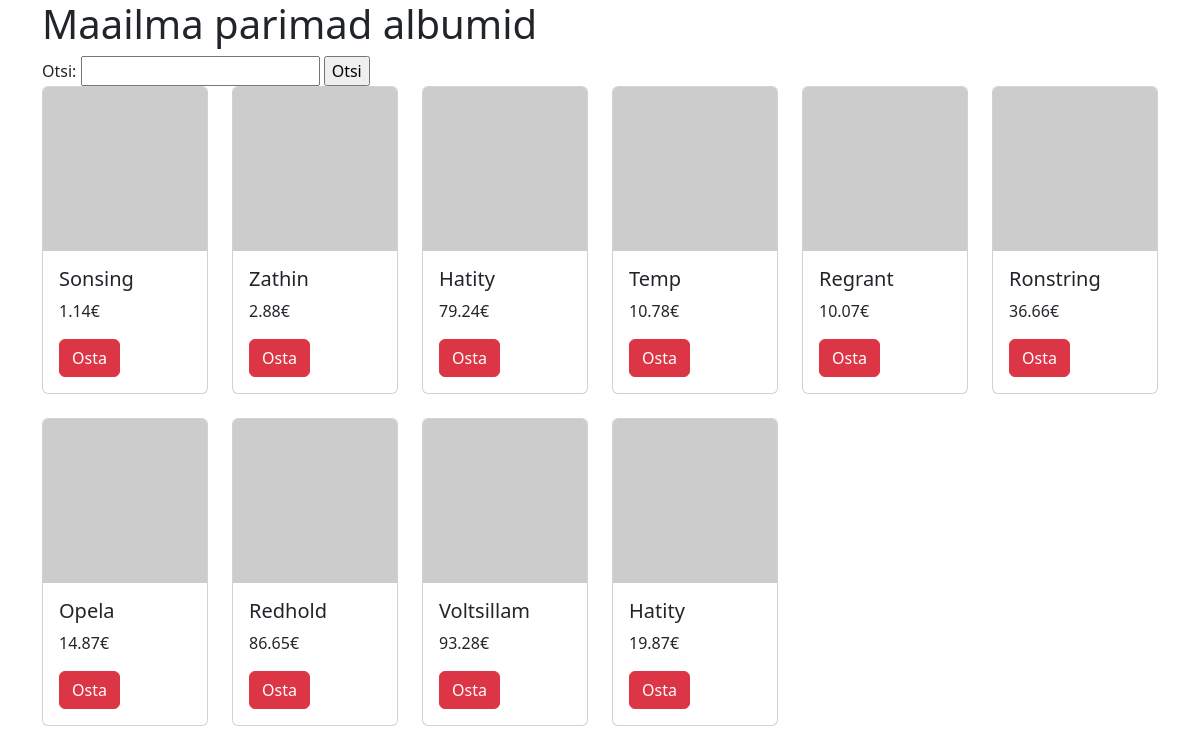
The page / on the database its author committed.
### tables this page shows
CREATE TABLE `albumid` (
  `id` int(10) NOT NULL,
  `artist` varchar(255) NOT NULL,
  `album` varchar(255) NOT NULL,
  `aasta` year(4) NOT NULL,
  `hind` decimal(6,2) NOT NULL
);

### index.php (the view, shortened to what this page needs)
<?php include ("config.php"); ?>
<!doctype html>
<html lang="et">
  <head>
    <link href="https://cdn.jsdelivr.net/npm/bootstrap@5.3.3/dist/css/bootstrap.min.css" rel="stylesheet">
  </head>
  <body>
    <div class="container">
    <h1>Maailma parimad albumid</h1>
    <form action="#" method="get">
    Otsi: <input type="text" name="s">
    <input type="submit" value="Otsi">
    </form>
    <div class="row row-cols-1 row-cols-md-6 g-4">
<?php
 if (isset ($_GET ["s"])){
    $s = $_GET ["s"];
    $paring = 'SELECT album, hind FROM albumid WHERE album LIKE "%'. $s. '%"';
 } else {
    $paring = " SELECT album, hind FROM albumid ORDER BY artist ASC LIMIT 10";
}
     $valjund = mysqli_query ($yhendus, $paring);
     while ($rida = mysqli_fetch_assoc ($valjund)){
      echo '
      <div class="col">
    <div class="card">
    <img src= "https://picsum.photos/400/400" alt= "pildike"
      <img src="..." class="card-img-top" alt="...">
      <div class="card-body">
        <h5 class="card-title">'.$rida ['album'].'</h5>
        <p class="card-text"> '.$rida ['hind'].'€</p>
        <a href="#" class= "btn btn-danger"> Osta </a>
      </div>
    </div>
  </div>
        ';
     }
?>
</div>
</div>
  </body>
</html>

### rows shown on the page
albumid: album "Sonsing", hind "1.14"
albumid: album "Zathin", hind "2.88"
albumid: album "Hatity", hind "79.24"
albumid: album "Temp", hind "10.78"
albumid: album "Regrant", hind "10.07"
albumid: album "Ronstring", hind "36.66"
albumid: album "Opela", hind "14.87"
albumid: album "Redhold", hind "86.65"
albumid: album "Voltsillam", hind "93.28"
albumid: album "Hatity", hind "19.87"
